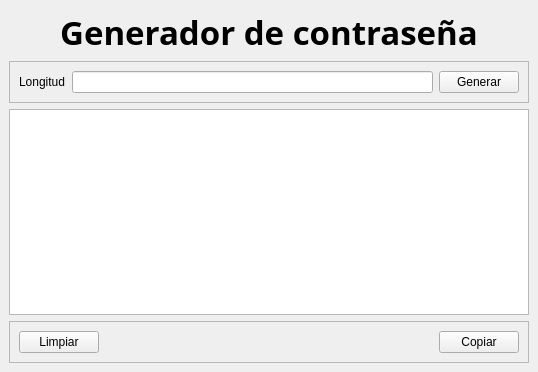
<?xml version="1.0" encoding="UTF-8"?>
<ui version="4.0">
 <class>MainWindow</class>
 <widget class="QMainWindow" name="MainWindow">
  <property name="geometry">
   <rect>
    <x>0</x>
    <y>0</y>
    <width>538</width>
    <height>372</height>
   </rect>
  </property>
  <property name="windowTitle">
   <string>MainWindow</string>
  </property>
  <widget class="QWidget" name="centralwidget">
   <layout class="QVBoxLayout" name="verticalLayout">
    <item>
     <widget class="QLabel" name="label">
      <property name="font">
       <font>
        <family>Hack</family>
        <pointsize>25</pointsize>
        <bold>true</bold>
       </font>
      </property>
      <property name="text">
       <string>&lt;html&gt;&lt;head/&gt;&lt;body&gt;&lt;p&gt;Generador de contraseña&lt;/p&gt;&lt;/body&gt;&lt;/html&gt;</string>
      </property>
      <property name="alignment">
       <set>Qt::AlignmentFlag::AlignCenter</set>
      </property>
     </widget>
    </item>
    <item>
     <widget class="QFrame" name="frame">
      <property name="frameShape">
       <enum>QFrame::Shape::StyledPanel</enum>
      </property>
      <property name="frameShadow">
       <enum>QFrame::Shadow::Raised</enum>
      </property>
      <layout class="QHBoxLayout" name="horizontalLayout">
       <item>
        <widget class="QLabel" name="label_2">
         <property name="text">
          <string>Longitud</string>
         </property>
        </widget>
       </item>
       <item>
        <widget class="QLineEdit" name="input"/>
       </item>
       <item>
        <widget class="QPushButton" name="btn_generator">
         <property name="text">
          <string>Generar</string>
         </property>
        </widget>
       </item>
      </layout>
     </widget>
    </item>
    <item>
     <widget class="QTextEdit" name="txt_pwd">
      <property name="enabled">
       <bool>true</bool>
      </property>
      <property name="font">
       <font>
        <family>Hack</family>
        <pointsize>16</pointsize>
       </font>
      </property>
      <property name="readOnly">
       <bool>true</bool>
      </property>
      <property name="markdown">
       <string/>
      </property>
      <property name="html">
       <string>&lt;!DOCTYPE HTML PUBLIC &quot;-//W3C//DTD HTML 4.0//EN&quot; &quot;http://www.w3.org/TR/REC-html40/strict.dtd&quot;&gt;
&lt;html&gt;&lt;head&gt;&lt;meta name=&quot;qrichtext&quot; content=&quot;1&quot; /&gt;&lt;meta charset=&quot;utf-8&quot; /&gt;&lt;style type=&quot;text/css&quot;&gt;
p, li { white-space: pre-wrap; }
hr { height: 1px; border-width: 0; }
li.unchecked::marker { content: &quot;\2610&quot;; }
li.checked::marker { content: &quot;\2612&quot;; }
&lt;/style&gt;&lt;/head&gt;&lt;body style=&quot; font-family:'Hack'; font-size:16pt; font-weight:400; font-style:normal;&quot;&gt;
&lt;p style=&quot;-qt-paragraph-type:empty; margin-top:0px; margin-bottom:0px; margin-left:0px; margin-right:0px; -qt-block-indent:0; text-indent:0px;&quot;&gt;&lt;br /&gt;&lt;/p&gt;&lt;/body&gt;&lt;/html&gt;</string>
      </property>
     </widget>
    </item>
    <item>
     <widget class="QFrame" name="frame_2">
      <property name="frameShape">
       <enum>QFrame::Shape::StyledPanel</enum>
      </property>
      <property name="frameShadow">
       <enum>QFrame::Shadow::Raised</enum>
      </property>
      <layout class="QHBoxLayout" name="horizontalLayout_2">
       <item>
        <widget class="QPushButton" name="btn_clear">
         <property name="text">
          <string>Limpiar</string>
         </property>
        </widget>
       </item>
       <item>
        <spacer name="horizontalSpacer">
         <property name="orientation">
          <enum>Qt::Orientation::Horizontal</enum>
         </property>
         <property name="sizeHint" stdset="0">
          <size>
           <width>40</width>
           <height>20</height>
          </size>
         </property>
        </spacer>
       </item>
       <item>
        <widget class="QPushButton" name="btn_copy">
         <property name="text">
          <string>Copiar</string>
         </property>
        </widget>
       </item>
      </layout>
     </widget>
    </item>
   </layout>
  </widget>
 </widget>
 <resources/>
 <connections/>
</ui>
